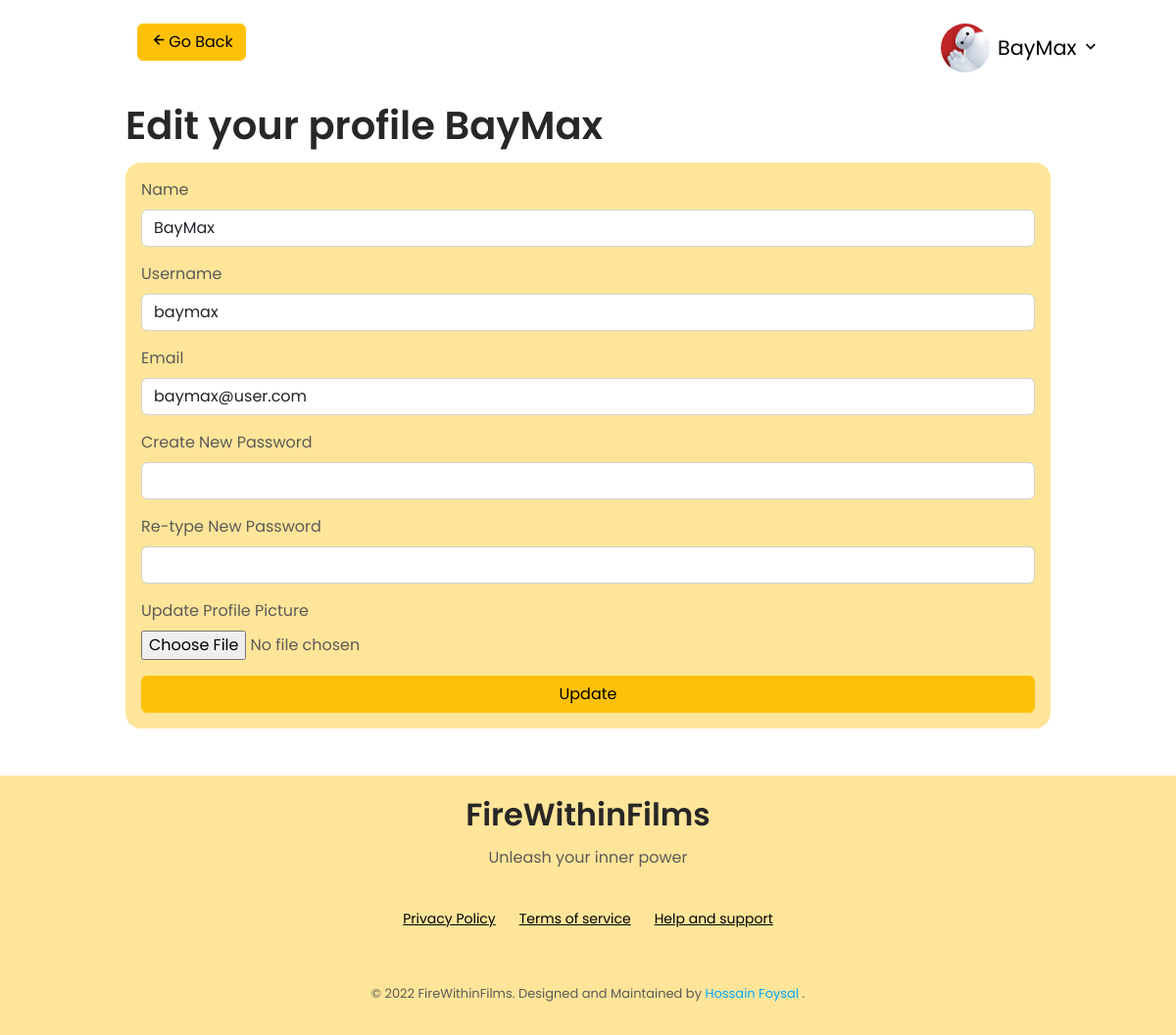
Page /user/account/edit/ (signed in) on the committed database.
### firewithinfilms/models.py (models this page shows)
class User(db.Model, UserMixin):
    __tablename__ = 'user'
    id = db.Column(db.Integer, primary_key=True)
    username = db.Column(db.String(20), unique=True, nullable=False)
    name = db.Column(db.String(100))
    email = db.Column(db.String(120), unique=True, nullable=False)
    image_file = db.Column(db.String(20), default='default.jpg')
    password = db.Column(db.String(60), nullable=False)
    user_role = db.Column(db.String(60), default="user")
    join_date = db.Column(db.DateTime, nullable=False, default=datetime.utcnow)
    details = db.relationship('UserDetails', backref='details', lazy=True)
    reviews = db.relationship('UserReviews', backref='reviews', lazy=True)
    posts = db.relationship('UserPost', backref='author', lazy=True)

### firewithinfilms/user/views.py (the view, shortened to what this page needs)
@user.route('/user/account/edit/', methods=['GET', 'POST'])
@login_required
def user_edit_account():
    form = UpdateAccountForm()
    if request.method == 'GET':
        form.name.data = current_user.name
        form.username.data = current_user.username
        form.email.data = current_user.email
    image_file = url_for('static', filename='profile_pics/' + current_user.image_file)
    return render_template('user/editaccount.html', title='Account', image_file=image_file, form=form)

### firewithinfilms/user/forms.py (shortened to what this page needs)
class UpdateAccountForm(FlaskForm):
    name = StringField(
        'Name',
        validators = [
            Length(min=2, max=50)
        ]
    )
    username = StringField(
        'Username',
        validators = [
            Length(min=2, max=20)
        ]
    )
    email = StringField(
        'Email',
        validators = [
            Email()
        ]
    )
    picture = FileField(
        'Update Profile Picture',
        validators = [
            FileAllowed(['jpg','jpeg','png'])
        ]
    )
    password = PasswordField(
        'Create New Password'
    )
    confirm_password = PasswordField(
        'Re-type New Password',
        validators = [
            EqualTo('password')
        ]
    )
    submit = SubmitField('Update')

### firewithinfilms/models.py (called while the page is built)
@login_manager.user_loader
def load_user(user_id):
    return User.query.get(int(user_id))

### firewithinfilms/templates/user/editaccount.html (shortened to what this page needs)
{% extends 'root.html' %}
{% block head %}
<link
    href="{{ url_for('static', filename='assets/scripts/bootstrap.min.css') }}"
    rel="stylesheet"
>
{% endblock %}
{% block content %}
<div class="container">
    <div class="container">
        <div class="d-flex justify-content-between py-4">
            <div>
                <a
                    href="{{ url_for('users.user_dashboard') }}"
                    class="d-flex justify-content-around btn btn-warning"
                    >
                    <i class="bx bx-left-arrow-alt h2-sm"></i>
                    Go Back
                </a>
            </div>
            <div class="img__round-sm mx-1">
                <div class="dropdown">
                    <button style="background: transparent; font-size: 1.3rem" class="d-flex align-items-center justify-content-end" type="button" data-bs-toggle="dropdown" aria-expanded="false">
                        <img
                            src="{{url_for('static', filename='profile_pics/' + current_user.image_file)}}"
                            alt="{{current_user.name}} - FireWithinFilms"
                            class="img__round-sm mx-1 me-2"
                        />
                        {{ current_user.name }}
                        <span class="ps-1">
                            <i class='bx bx-chevron-down'></i>
                        </span>
                    </button>
                </div>
            </div>
        </div>
    </div>
    <h1> Edit your profile {{ current_user.name }}</h1>
    <form action="" method="POST" enctype="multipart/form-data">
        <div class="bg__primary-alt form__container mb-5">
            <fieldset>
                <div class="mb-3">
                    {{ form.name.label(class="form-label") }}
                    {% if form.name.errors %}
                    {{ form.name(class="form-control is-invalid") }}
                    <div class="invalid-feedback">
                        {% for error in form.name.errors %}
                        <span>{{ error }}</span>
                        {% endfor %}
                    </div>
                    {% else %}
                    {{ form.name(class="form-control ") }}
                    {% endif %}
                </div>
                <div class="mb-3">
                    {{ form.username.label(class="form-label") }}
                    {% if form.username.errors %}
                    {{ form.username(class="form-control is-invalid") }}
                    <div class="invalid-feedback">
                        {% for error in form.username.errors %}
                        <span>{{ error }}</span>
                        {% endfor %}
                    </div>
                    {% else %}
                    {{ form.username(class="form-control ") }}
                    {% endif %}
                </div>
                <div class="mb-3">
                    {{ form.email.label(class="form-label") }}
                    {% if form.email.errors %}
                    {{ form.email(class="form-control  is-invalid") }}
                    <div class="invalid-feedback">
                        {% for error in form.email.errors %}
                        <span>{{ error }}</span>
                        {% endfor %}
                    </div>
                    {% else %}
                    {{ form.email(class="form-control ") }}
                    {% endif %}
                </div>
                <div class="mb-3">
                    {{ form.password.label(class="form-label") }}
                    {% if form.password.errors %}
                    {{ form.password(class="form-control  is-invalid") }}
                    <div class="invalid-feedback">
                        {% for error in form.password.errors %}
                        <span>{{ error }}</span>
                        {% endfor %}
                    </div>
                    {% else %}
                    {{ form.password(class="form-control ") }}
                    {% endif %}
                </div>
                <div class="mb-3">
                    {{ form.confirm_password.label(class="form-label") }}
                    {% if form.confirm_password.errors %}
                    {{ form.confirm_password(class="form-control  is-invalid") }}
                    <div class="invalid-feedback">
                        {% for error in form.confirm_password.errors %}
                        <span>{{ error }}</span>
                        {% endfor %}
                    </div>
                    {% else %}
                    {{ form.confirm_password(class="form-control ") }}
                    {% endif %}
                </div>
                <div class="mb-3">
                    {{ form.picture.label(class="form-label") }}
                    {{ form.picture(class="form-control-file") }}
                </div>
            </fieldset>
            <div>
                {{ form.submit(class="btn btn-warning") }}
            </div>
        </div>
    </form>
</div>
{% include 'helpers/_dashboard_footer.html' %}
{% endblock content %}

### firewithinfilms/static/assets/scripts/reuse.css (style rules this page uses)
:root { --header-height: 3rem; --hue: 45; --sat: 98%; --first-color: hsl(var(--hue), var(--sat), 60%); --first-color-light: hsl(var(--hue), var(--sat), 85%); --first-color-lighten: hsl(var(--hue), var(--sat), 80%); --first-color-alt: hsl(var(--hue), var(--sat), 53%); --title-color: hsl(var(--hue), 4%, 15%); --text-color: hsl(var(--hue), 4%, 35%); --text-color-light: hsl(var(--hue), 4%, 65%); --body-color: hsl(var(--hue), 0%, 100%); --container-color: #fff; --scroll-bar-color: hsl(var(--hue), 4%, 85%); --scroll-thumb-color: hsl(var(--hue), 4%, 75%); --body-font: "Poppins", sans-serif; --biggest-font-size: 2.25rem; --h1-font-size: 1.5rem; --h2-font-size: 1.25rem; --h3-font-size: 1rem; --normal-font-size: 0.938rem; --small-font-size: 0.813rem; --smaller-font-size: 0.75rem; --font-semi-bold: 600; --font-bold: 700; --font-normal: 500; --img-transition: 0.3s; --img-hidden: hidden; --img-scale: scale(1.1); --mb-0-5: 0.5rem; --mb-0-75: 0.75rem; --mb-1: 1rem; --mb-1-5: 1.5rem; --mb-2: 2rem; --z-tooltip: 10; --z-fixed: 100; }
@media screen and (min-width: 968px) { :root { --biggest-font-size: 4rem; --h1-font-size: 2.25rem; --h2-font-size: 1.5rem; --h3-font-size: 1.25rem; --normal-font-size: 1rem; --small-font-size: 0.875rem; --smaller-font-size: 0.813rem; } }
.mb-5 { margin-bottom: var(--mb-0-5); }
.mx-1 { margin-right: var(--mb-1); }
.container { max-width: 968px; margin-right: auto; margin-left: auto; }
@media (min-width: 576px) { .container { max-width: 540px; } }
@media (min-width: 768px) { .container { max-width: 720px; } }
@media (min-width: 992px) { .container { max-width: 960px; } }
@media (min-width: 1200px) { .container { max-width: 1140px; } }
.bg__primary-alt { background-color: var(--first-color-lighten); }
.img__round-sm, .avatar { height: 50px; width: 50px; border-radius: 50%; }
.h2-sm { font-size: 1.2rem; }
@media screen and (min-width: 1024px) { .container { margin-left: auto; margin-right: auto; } }

### firewithinfilms/static/assets/scripts/root.css (style rules this page uses)
:root { --header-height: 3rem; --hue: 45; --sat: 98%; --first-color: hsl(var(--hue), var(--sat), 60%); --first-color-light: hsl(var(--hue), var(--sat), 85%); --first-color-lighten: hsl(var(--hue), var(--sat), 80%); --first-color-alt: hsl(var(--hue), var(--sat), 53%); --title-color: hsl(var(--hue), 4%, 15%); --text-color: hsl(var(--hue), 4%, 35%); --text-color-light: hsl(var(--hue), 4%, 65%); --body-color: hsl(var(--hue), 0%, 100%); --container-color: #fff; --scroll-bar-color: hsl(var(--hue), 4%, 85%); --scroll-thumb-color: hsl(var(--hue), 4%, 75%); --body-font: "Poppins", sans-serif; --biggest-font-size: 2.25rem; --h1-font-size: 1.5rem; --h2-font-size: 1.25rem; --h3-font-size: 1rem; --normal-font-size: 0.938rem; --small-font-size: 0.813rem; --smaller-font-size: 0.75rem; --font-semi-bold: 600; --font-bold: 700; --font-normal: 500; --img-transition: 0.3s; --img-hidden: hidden; --img-scale: scale(1.1); --mb-0-5: 0.5rem; --mb-0-75: 0.75rem; --mb-1: 1rem; --mb-1-5: 1.5rem; --mb-2: 2rem; --z-tooltip: 10; --z-fixed: 100; }
@media screen and (min-width: 968px) { :root { --biggest-font-size: 4rem; --h1-font-size: 2.25rem; --h2-font-size: 1.5rem; --h3-font-size: 1.25rem; --normal-font-size: 1rem; --small-font-size: 0.875rem; --smaller-font-size: 0.813rem; } }
html { scroll-behavior: smooth; }
body { font-family: var(--body-font); font-size: var(--normal-font-size); background-color: var(--body-color); color: var(--text-color); transition: 0.5s; }
h1, h2, h3 { font-weight: var(--font-semi-bold); color: var(--title-color); line-height: 1.5; }
a { text-decoration: none; color: #000; }
img { max-width: 100%; height: auto; }
input { width: 100%; }
button, input, textarea { font-family: var(--body-font); font-size: var(--normal-font-size); }
button { cursor: pointer; border: none; outline: none; }
.container { max-width: 968px; }
.form__container { padding: 1rem; border-radius: 1rem; }
@media screen and (min-width: 768px) { body { margin: 0; } }
@media screen and (min-width: 1024px) { .container { margin-left: auto; margin-right: auto; } }

### rows in the picture
User: image_file (placeholder picture), name "BayMax", username "baymax", email "baymax@user.com"
